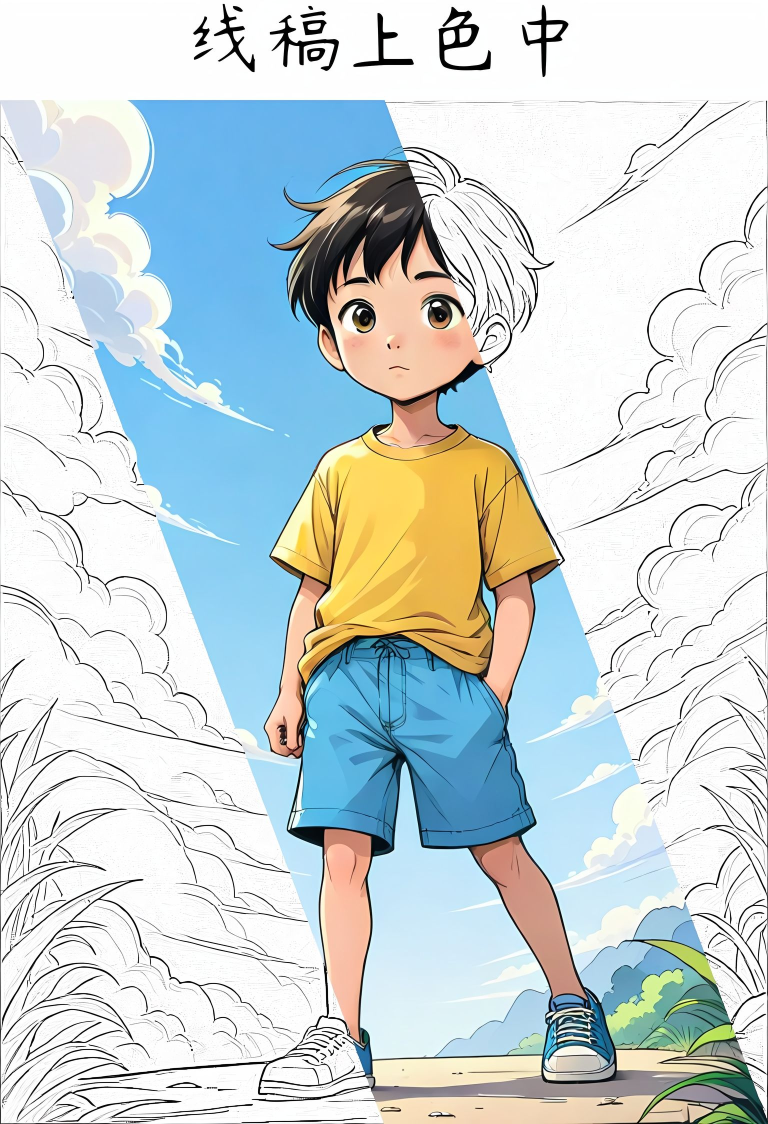
#> input picture image/00007.jpg, 1536 x 2248 px (shown at 1/2 size)
$ python -i comfyui_pil.py   (imports and definitions only)
#> lines starting #> are read from the running program, lines starting #| are printed output that depends on the picture
import os

import numpy as np
import torch
from PIL import Image, ImageFilter, ImageEnhance, ImageCms, ImageOps, ImageDraw, ImageFont

sRGB_profile = ImageCms.createProfile("sRGB")
Lab_profile = ImageCms.createProfile("LAB")


# Tensor to PIL
def tensor2pil(image):
    return Image.fromarray(np.clip(255. * image.cpu().numpy().squeeze(), 0, 255).astype(np.uint8))


# PIL to Tensor
def pil2tensor(image):
    return torch.from_numpy(np.array(image).astype(np.float32) / 255.0).unsqueeze(0)


def adjust_shadows(luminance_array, shadow_intensity, hdr_intensity):
    # Darken shadows more as shadow_intensity increases, scaled by hdr_intensity
    return np.clip(luminance_array - luminance_array * shadow_intensity * hdr_intensity * 0.5, 0, 255)


def adjust_highlights(luminance_array, highlight_intensity, hdr_intensity):
    # Brighten highlights more as highlight_intensity increases, scaled by hdr_intensity
    return np.clip(luminance_array + (255 - luminance_array) * highlight_intensity * hdr_intensity * 0.5, 0, 255)


# [6 lines left out: function apply_adjustment, not called in this run]


def multiply_blend(base, blend):
    """Multiply blend mode."""
    return np.clip(base * blend, 0, 255)


# [61 lines left out: functions overlay_blend, adjust_shadows_non_linear, adjust_highlights_non_linear, merge_adjustments_with_blend_modes, apply_gamma_correction, not called in this run]


# create a wrapper function that can apply a function to multiple images in a batch while passing all other arguments to the function
def apply_to_batch(func):
    def wrapper(self, image, *args, **kwargs):
        images = []
        for img in image:
            images.append(func(self, img, *args, **kwargs))
        batch_tensor = torch.cat(images, dim=0)
        return (batch_tensor,)

    return wrapper


# 领域降噪
# [298 lines left out: functions calculate_noise_count, row_noise, mexx_image_filter, not called in this run]


class PilEffects:
    # [23 lines left out: function INPUT_TYPES, not called in this run]

    RETURN_TYPES = ('IMAGE',)
    RETURN_NAMES = ('result_img',)
    FUNCTION = 'apply_pil1'
    CATEGORY = 'ComfyUI_Mexx'

    @apply_to_batch
    def apply_pil1(self, image, image_filter="NO", write_text="画画的Baby"):
        # Load the image
        img = tensor2pil(image)
        result_img = mexx_image_filter(img, image_filter, write_text)
        return pil2tensor(result_img)


class PilTitle:
    # [18 lines left out: function INPUT_TYPES, not called in this run]

    RETURN_TYPES = ('IMAGE',)
    RETURN_NAMES = ('result_img',)
    FUNCTION = 'apply_pil2'
    CATEGORY = 'ComfyUI_Mexx'

    # [10 lines left out: function apply_pil2, not called in this run]


class PilMergeImage:
    # [13 lines left out: function INPUT_TYPES, not called in this run]

    RETURN_TYPES = ('IMAGE',)
    RETURN_NAMES = ('result_img',)
    FUNCTION = 'apply_pil3'
    CATEGORY = 'ComfyUI_Mexx'

    # [95 lines left out: function apply_pil3, not called in this run]

class PilRemoveBlackDots:
    # [6 lines left out: function INPUT_TYPES, not called in this run]

    RETURN_TYPES = ('IMAGE',)
    RETURN_NAMES = ('result_img',)
    FUNCTION = 'apply_pil4'
    CATEGORY = 'ComfyUI_Mexx'

    # [52 lines left out: functions apply_pil4, adjust_brightness, not called in this run]


def calculate_brightness_factor(target_brightness, current_brightness):
    return target_brightness / current_brightness


# [8 lines left out: function get_average_brightness, not called in this run]


def apply_dithering(image):
    return image.convert("P", palette=Image.ADAPTIVE, colors=256).convert("RGB")


def apply_noise_reduction(image, strength):
    return image.filter(ImageFilter.GaussianBlur(radius=strength))


def apply_gradient_smoothing(image, strength):
    return image.filter(ImageFilter.SMOOTH_MORE if strength > 1 else ImageFilter.SMOOTH)


def blend_images(image1, image2, alpha):
    return Image.blend(image1, image2, alpha)


# [46 lines left out: functions temporal_smoothing, resize_and_crop, not called in this run]


NODE_CLASS_MAPPINGS = {
    'PIL Effects (Mexx)': PilEffects,
    'PIL TITLE (Mexx)': PilTitle,
    'PIL Merge Image (Mexx)': PilMergeImage,
    'PIL Remove Black Dots (Mexx)': PilRemoveBlackDots
}

NODE_DISPLAY_NAME_MAPPINGS = {
    'PIL_Effects': 'PIL Effects (Mexx)',
    'PIL_TITLE': 'PIL TITLE (Mexx)',
    'PIL_MergeImage': 'PIL Merge Image (Mexx)',
    'PIL_RemoveBlackDots': 'PIL Remove Black Dots (Mexx)'
}

>>> import cv2
>>> picture = cv2.imread('image/00007.jpg', cv2.IMREAD_GRAYSCALE)
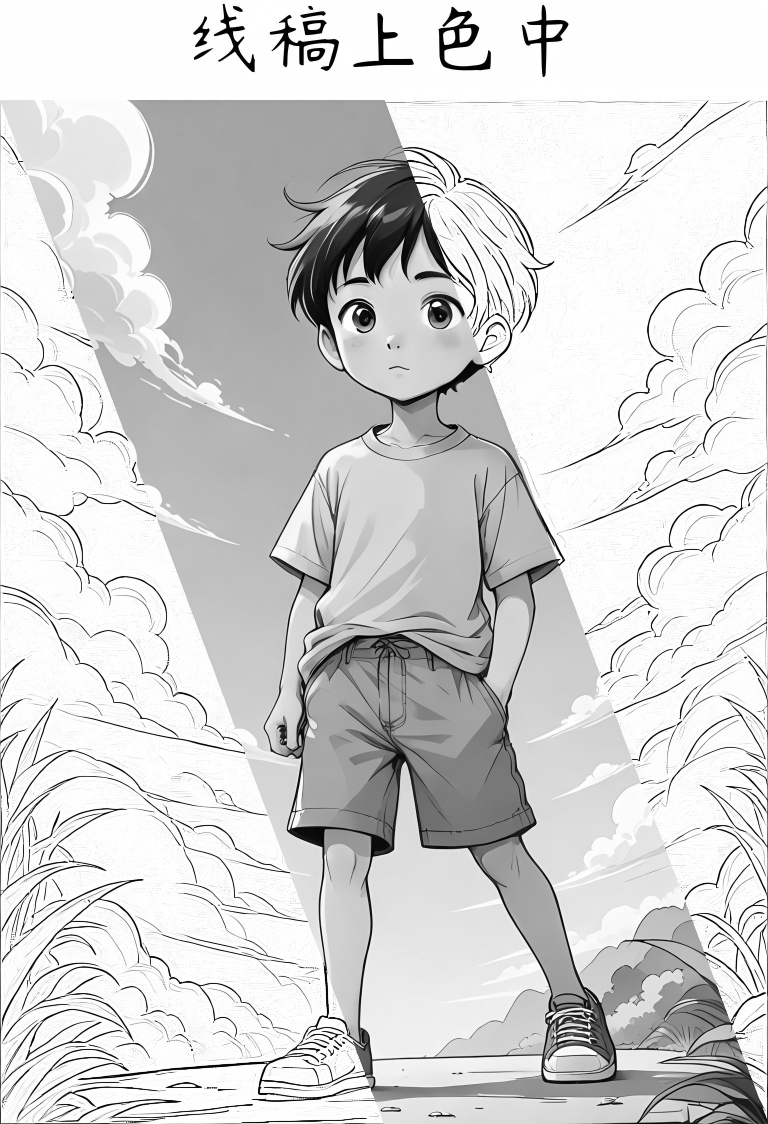
#> picture: shape (2248, 1536) (shown at 1/2 size); min 0, max 255, mean 211.7
#> the loop in wrapper, `for img in image:` made 1 pass
#> after the loop in wrapper, `for img in image:`: images = []
#> (the run stopped early here; a loop or call above may not have finished)
